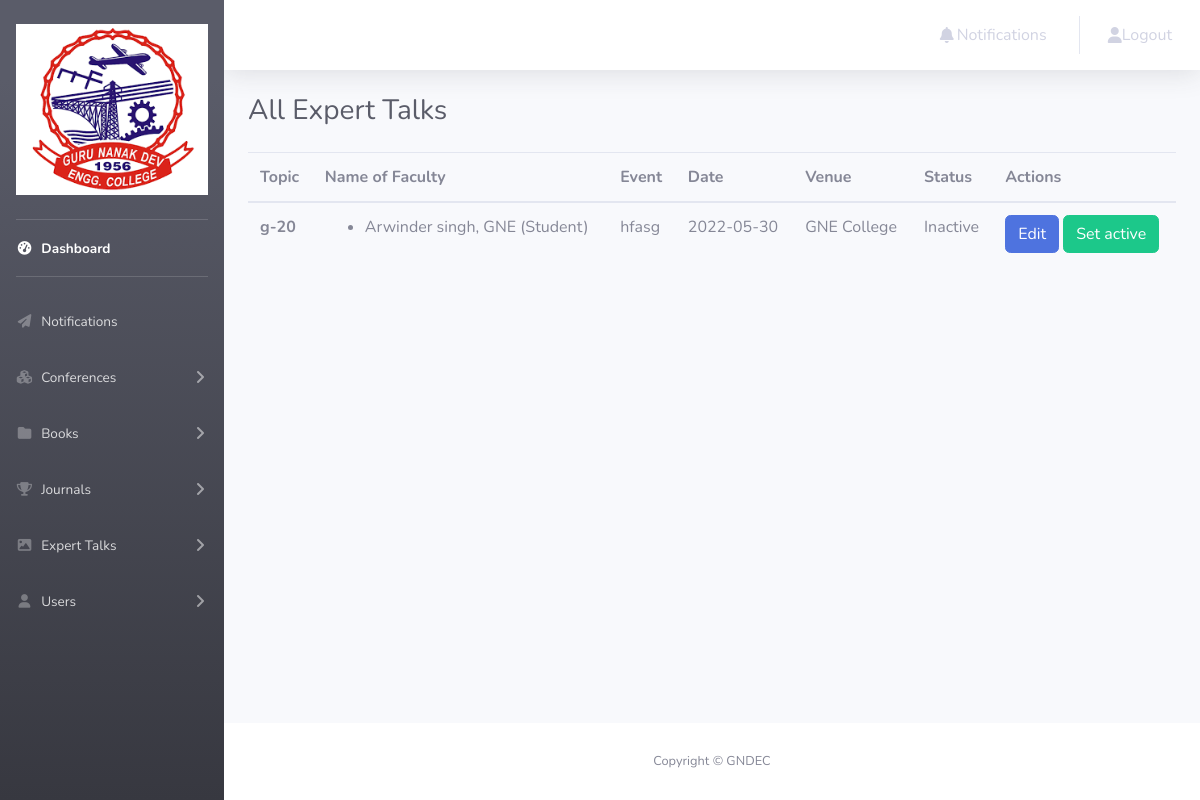
The page /experttalks.php (signed in) on the database its author committed.
### tables this page shows
CREATE TABLE `expert_talk` (
  `id` int(11) NOT NULL,
  `topic` text NOT NULL,
  `event` text NOT NULL,
  `date` date NOT NULL,
  `venue` text NOT NULL,
  `proof` text NOT NULL,
  `active` tinyint(1) NOT NULL DEFAULT 0
);

CREATE TABLE `journal_authors` (
  `id` int(11) NOT NULL,
  `journal` int(11) NOT NULL,
  `author_name` text NOT NULL,
  `author_affiliation` text NOT NULL,
  `author_type` text NOT NULL
);

### experttalks.php (the view, shortened to what this page needs)
<?php
require("db.php");
?>
<!DOCTYPE html>
<html lang="en">
<head>
    <link href="https://cdnjs.cloudflare.com/ajax/libs/font-awesome/6.1.1/css/all.min.css" rel="stylesheet" type="text/css">
    <link href="style.css" rel="stylesheet">
</head>
<body id="page-top">
    <div id="wrapper">
<?php include("navbar.php") ?>
        <div id="content-wrapper" class="d-flex flex-column">
            <div id="content">
                <?php include("topbar.php") ?>
                <div class="container-fluid">
                    <div class="d-sm-flex align-items-center justify-content-between mb-4">
                        <h1 class="h3 mb-0 text-gray-800">All Expert Talks</h1>
                    </div>
                        <div class="table-responsive">
                            <table class="table">
  <thead>
    <tr>
      <th scope="col">Topic</th>
      <th scope="col">Name of Faculty</th>
      <th scope="col">Event</th>
      <th scope="col">Date</th>
      <th scope="col">Venue</th>
      <th scope="col">Status</th>
      <th scope="col">Actions</th>
    </tr>
  </thead>
  <tbody>
      <?php
    $sql_sel=mysqli_query($mysql,"SELECT * FROM expert_talk");
    if(mysqli_num_rows($sql_sel)>0) {
    while($row=mysqli_fetch_array($sql_sel)){
    ?>
    <tr>
      <th scope="row"><?php echo $row['topic'];?></th>
<td><ul><?php
      $j_id=$row['id'];
    $authors=mysqli_query($mysql,"SELECT * FROM journal_authors WHERE journal='$j_id'");
    $j=0;
    while($arow=mysqli_fetch_array($authors)){
    $j++; echo "<li>".$arow['author_name'].",  ".$arow['author_affiliation']." (".$arow['author_type'].")</li>"; } ?></ul></td>
      <td><?php echo $row['event'] ?></td>
      <td><?php echo $row['date'] ?></td>
      <td><?php echo $row['venue'] ?></td>
      <td><?php if($row['active']==1) { ?><p class="text-primary">Active</p>
        <?php } else { ?><p class="text-secondary">Inactive</p><?php } ?></td>
      <td><a class="btn btn-primary" href="experttalk.php?id=<?=$row['id']?>" role="button">Edit</a>
      <?php if($_SESSION["login_user_type"]=="Admin") { if($row['active']==1) { ?><a class="btn btn-danger" href="experttalks.php?id=<?=$row['id']?>&active=0" role="button">Set inactive</a>
        <?php } else { ?><a class="btn btn-success" href="experttalks.php?id=<?=$row['id']?>&active=1" role="button">Set active</a><?php } } ?>
        </td>
    </tr><?php
    } }
    else {
    ?>
    <tr>
      <td colspan="7">No records found</td>
    </tr>
    <?php } ?>
  </tbody></table>
                        </div>
                </div>
            </div>
<?php include("footer.php") ?>
        </div>
    </div>
</body>
</html>

### rows shown on the page
expert_talk: topic "g-20", event "hfasg", date "2022-05-30", venue "GNE College", active "Inactive"
journal_authors: author_name "Arwinder singh", author_affiliation "GNE", author_type "Student"
